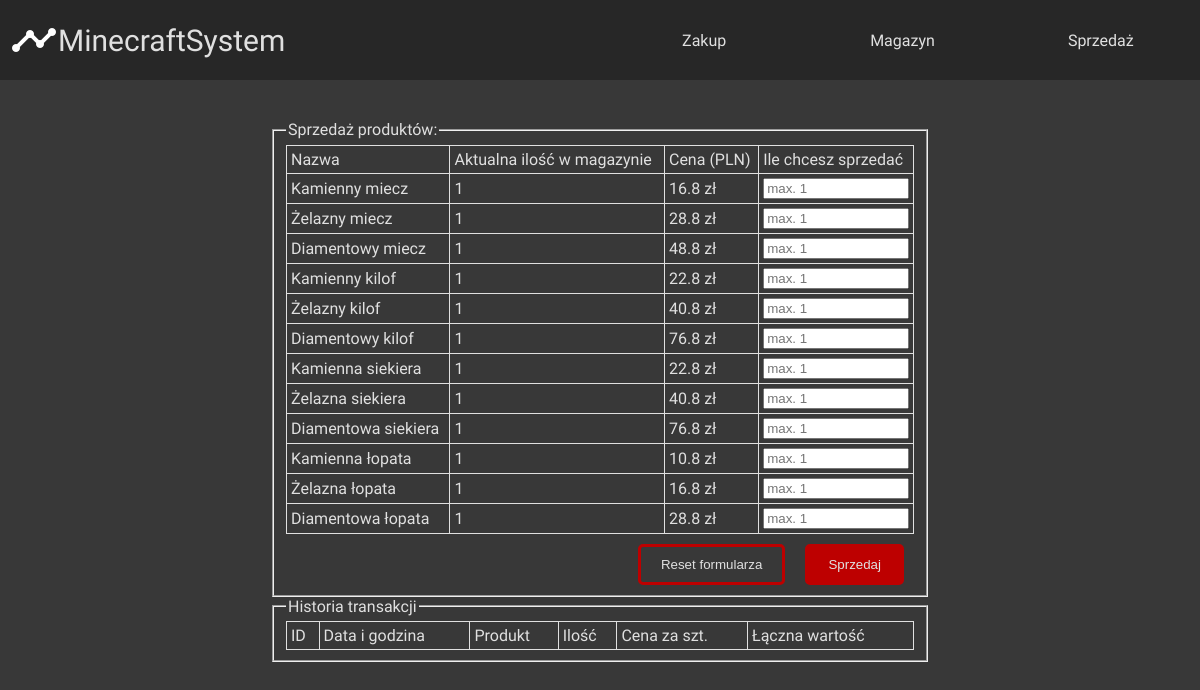
/sprzedaz.php, run on the app's committed database.
### tables this page shows
CREATE TABLE `produkty` (
  `id` int(11) NOT NULL,
  `nazwa` varchar(35) NOT NULL,
  `cena` float NOT NULL,
  `stan_magazynowy` int(11) NOT NULL
);

### sprzedaz.php (the view, shortened to what this page needs)
<?php
    $database = @new mysqli('localhost', 'root', '', 'minecraftsystems');
    if($database->connect_errno!=0){
        echo "Nastąpił problem z połączeniem! <br/> Error: ".$database->connect_errno;
        exit();
    } else {
        $database->query("set names utf8");
    }
?>
<!DOCTYPE html>
<html>
<head>
    <link rel='stylesheet' type='text/css' media='screen' href='main.css'>
</head>
<body>
    <nav>
        <div id="logo">
            <a href="index.php">
                <img src="img/logo.png" alt="logo">
                MinecraftSystem
            </a>
        </div>
        <ul class="links">
            <li><a href="zakup.php">Zakup</a></li>
            <li><a href="magazyn.php">Magazyn</a></li>
            <li><a href="sprzedaz.php">Sprzedaż</a></li>
        </ul>
    </nav>
    <main>
        <fieldset>
            <legend>Sprzedaż produktów:</legend>
            <form method="POST" action="sprzedawanieSkrypt.php">
                <table>
                    <tr>
                        <td>Nazwa</td>
                        <td>Aktualna ilość w magazynie</td>
                        <td>Cena (PLN)</td>
                        <td>Ile chcesz sprzedać</td>
                    </tr>
                    <?php
                        $result_sprzedaz=$database->query("SELECT produkty.id, produkty.nazwa, produkty.stan_magazynowy, produkty.cena FROM produkty");
                        while($row_sprzedaz = $result_sprzedaz->fetch_assoc()){
                            echo "<tr> <td>".$row_sprzedaz['nazwa']."</td> <td>".$row_sprzedaz['stan_magazynowy']."</td> <td>".$row_sprzedaz['cena']." zł</td><td><input type='number' min='0' max='".$row_sprzedaz['stan_magazynowy']."' placeholder='max. ".$row_sprzedaz['stan_magazynowy']."' name='".$row_sprzedaz['id']."'></td></tr>";
                        }
                    ?>
                </table>
                <input type="submit" value="Sprzedaj">
                <input type="reset" value="Reset formularza">
            </form>
        </fieldset>
        <fieldset>
            <legend>Historia transakcji</legend>
            <table>
            <tr><td> ID </td><td> Data i godzina </td><td> Produkt </td><td> Ilość </td><td> Cena za szt. </td><td> Łączna wartość </td></tr>
            </table>
        </fieldset>
    </main>
</body>
</html>

### main.css (style rules this page uses)
body { background-color: #383838; color: #e0e0e0; font-family: 'Ubuntu', sans-serif; margin: 0px; }
main { width: 55%; margin: 5vh auto 0 auto; }
table { width: 100%; border-collapse: collapse; }
td { border: 1px solid #e0e0e0; padding: 4px; }
table input { box-sizing: border-box; width: 100%; }
input[type=reset], input[type=submit] { padding: 10px 20px; border-radius: 5px; float: right; margin: 10px 10px 0px 10px; }
input[type=reset] { border: 3px solid #bd0000; color: #e0e0e0; background-color: transparent; }
input[type=submit] { border: 3px solid #bd0000; color: #e0e0e0; background-color: #bd0000; }
nav { display: flex; height: 10vh; justify-content: space-between; background-color: #272727; }
.links { list-style: none; display: flex; width: 50%; padding-left: 0px; margin-top: 0px; height: 10vh; }
a { color: inherit; text-decoration: none; display: flex; align-items: center; justify-content: center; height: 100%; }
#logo { width: 50%; font-size: 30px; display: flex; align-items: center; margin-left: 10px; }
li { width: 100%; height: 100%; }

### data on the page
produkty: nazwa "Kamienny miecz", stan_magazynowy "1", cena "16.8", stan_magazynowy "max. 1"
produkty: nazwa "Żelazny miecz", stan_magazynowy "1", cena "28.8", stan_magazynowy+id "max. 1"
produkty: nazwa "Diamentowy miecz", stan_magazynowy "1", cena "48.8", stan_magazynowy "max. 1"
produkty: nazwa "Kamienny kilof", stan_magazynowy "1", cena "22.8", stan_magazynowy "max. 1"
produkty: nazwa "Żelazny kilof", stan_magazynowy "1", cena "40.8", stan_magazynowy "max. 1"
produkty: nazwa "Diamentowy kilof", stan_magazynowy "1", cena "76.8", stan_magazynowy "max. 1"
produkty: nazwa "Kamienna siekiera", stan_magazynowy "1", cena "22.8", stan_magazynowy "max. 1"
produkty: nazwa "Żelazna siekiera", stan_magazynowy "1", cena "40.8", stan_magazynowy "max. 1"
produkty: nazwa "Diamentowa siekiera", stan_magazynowy "1", cena "76.8", stan_magazynowy "max. 1"
produkty: nazwa "Kamienna łopata", stan_magazynowy "1", cena "10.8", stan_magazynowy "max. 1"
produkty: nazwa "Żelazna łopata", stan_magazynowy "1", cena "16.8", stan_magazynowy "max. 1"
produkty: nazwa "Diamentowa łopata", stan_magazynowy "1", cena "28.8", stan_magazynowy "max. 1"
